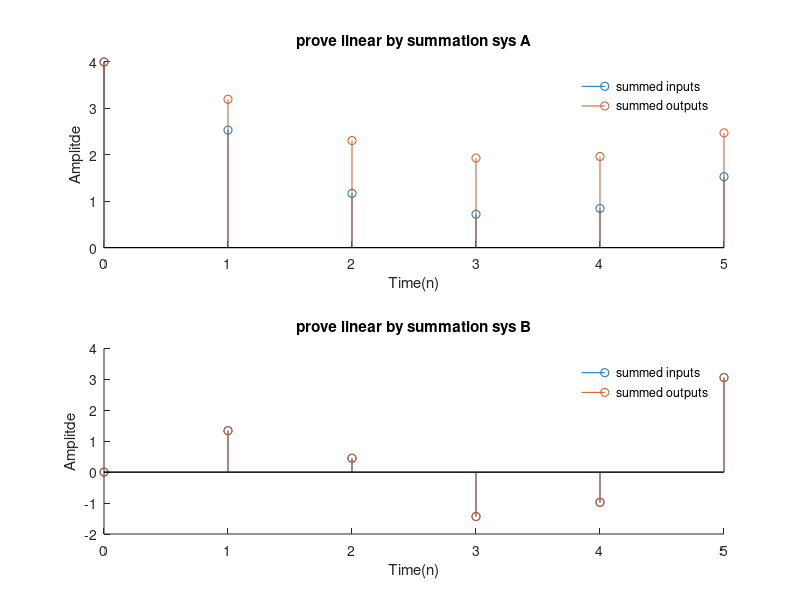

This chart was generated by the following MATLAB code:
n = 0:5;
x1 = 0.8.^n;
x2 = cos(n);

%prove linear by summation
%ie y(x1+x2) = y1+y2

%sysA
subplot(2,1,1);
hold on;
stem(n,2.^(x1+x2));
stem(n,(2.^x1) + (2.^x2));
hold off;
title('prove linear by summation sys A');
set(legend('summed inputs', 'summed outputs'),'Box','off');
xlabel('Time(n)');
ylabel('Amplitde');
%A is non-linear occording to summation

%sysB
subplot(2,1,2);
hold on;
stem(n,n.*(x1+x2));
stem(n,(n.*x1) + (n.*x2));
hold off;
title('prove linear by summation sys B');
set(legend('summed inputs', 'summed outputs'),'Box','off');
xlabel('Time(n)');
ylabel('Amplitde');
%B is linear occording to summation

